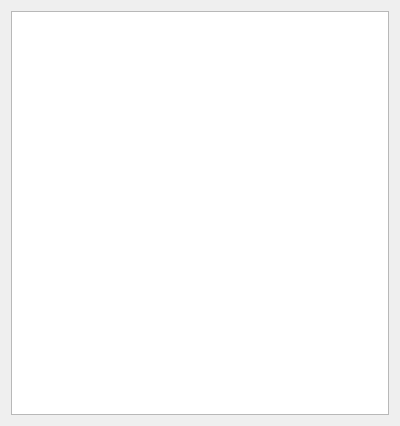
<?xml version="1.0" encoding="UTF-8"?>
<ui version="4.0">
 <class>Form</class>
 <widget class="QWidget" name="Form">
  <property name="geometry">
   <rect>
    <x>0</x>
    <y>0</y>
    <width>400</width>
    <height>426</height>
   </rect>
  </property>
  <property name="windowTitle">
   <string>Form</string>
  </property>
  <layout class="QHBoxLayout" name="horizontalLayout">
   <item>
    <widget class="QListWidget" name="types">
     <property name="sizePolicy">
      <sizepolicy hsizetype="Preferred" vsizetype="Expanding">
       <horstretch>0</horstretch>
       <verstretch>0</verstretch>
      </sizepolicy>
     </property>
    </widget>
   </item>
  </layout>
 </widget>
 <resources/>
 <connections/>
</ui>
